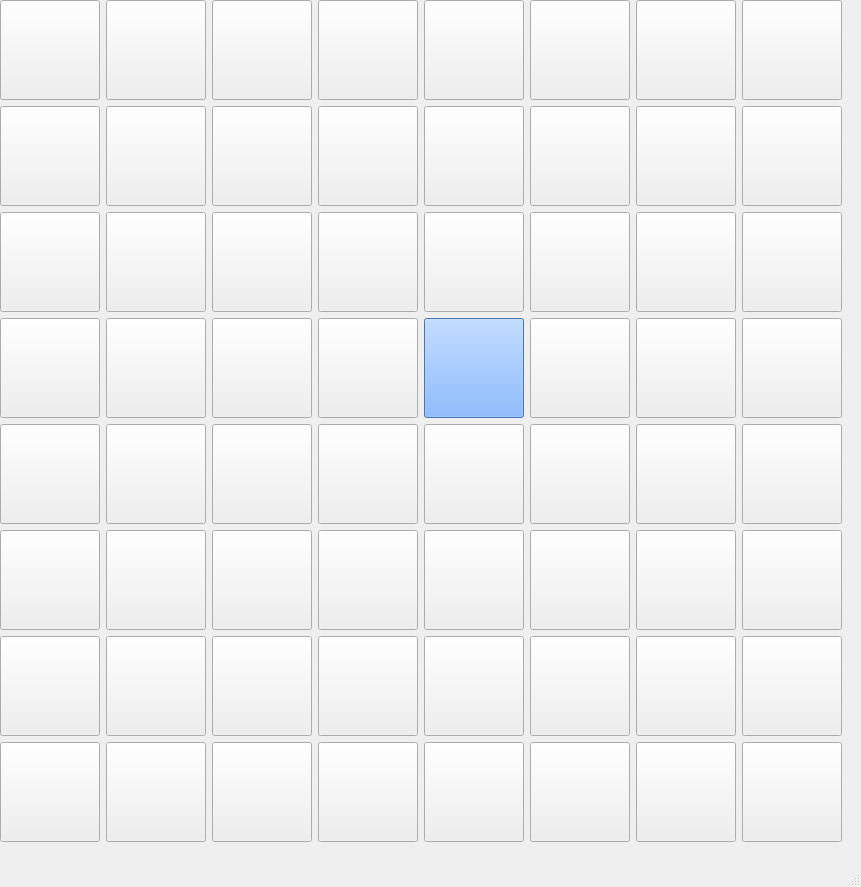
<?xml version="1.0" encoding="UTF-8"?>
<ui version="4.0">
 <class>MainWindow</class>
 <widget class="QMainWindow" name="MainWindow">
  <property name="geometry">
   <rect>
    <x>0</x>
    <y>0</y>
    <width>861</width>
    <height>887</height>
   </rect>
  </property>
  <property name="windowTitle">
   <string>MainWindow</string>
  </property>
  <widget class="QWidget" name="centralwidget">
   <widget class="QWidget" name="gridLayoutWidget">
    <property name="geometry">
     <rect>
      <x>0</x>
      <y>0</y>
      <width>844</width>
      <height>844</height>
     </rect>
    </property>
    <layout class="QGridLayout" name="gridLayout">
     <property name="sizeConstraint">
      <enum>QLayout::SetMinAndMaxSize</enum>
     </property>
     <item row="8" column="8">
      <widget class="QPushButton" name="pushButton_24">
       <property name="minimumSize">
        <size>
         <width>100</width>
         <height>100</height>
        </size>
       </property>
       <property name="maximumSize">
        <size>
         <width>100</width>
         <height>100</height>
        </size>
       </property>
       <property name="autoFillBackground">
        <bool>true</bool>
       </property>
       <property name="text">
        <string/>
       </property>
      </widget>
     </item>
     <item row="8" column="2">
      <widget class="QPushButton" name="pushButton_28">
       <property name="minimumSize">
        <size>
         <width>100</width>
         <height>100</height>
        </size>
       </property>
       <property name="maximumSize">
        <size>
         <width>100</width>
         <height>100</height>
        </size>
       </property>
       <property name="autoFillBackground">
        <bool>true</bool>
       </property>
       <property name="text">
        <string/>
       </property>
      </widget>
     </item>
     <item row="8" column="4">
      <widget class="QPushButton" name="pushButton_27">
       <property name="minimumSize">
        <size>
         <width>100</width>
         <height>100</height>
        </size>
       </property>
       <property name="maximumSize">
        <size>
         <width>100</width>
         <height>100</height>
        </size>
       </property>
       <property name="autoFillBackground">
        <bool>true</bool>
       </property>
       <property name="text">
        <string/>
       </property>
      </widget>
     </item>
     <item row="5" column="9">
      <widget class="QPushButton" name="pushButton_42">
       <property name="minimumSize">
        <size>
         <width>100</width>
         <height>100</height>
        </size>
       </property>
       <property name="maximumSize">
        <size>
         <width>100</width>
         <height>100</height>
        </size>
       </property>
       <property name="autoFillBackground">
        <bool>true</bool>
       </property>
       <property name="text">
        <string/>
       </property>
      </widget>
     </item>
     <item row="1" column="9">
      <widget class="QPushButton" name="pushButton_14">
       <property name="minimumSize">
        <size>
         <width>100</width>
         <height>100</height>
        </size>
       </property>
       <property name="maximumSize">
        <size>
         <width>100</width>
         <height>100</height>
        </size>
       </property>
       <property name="autoFillBackground">
        <bool>true</bool>
       </property>
       <property name="text">
        <string/>
       </property>
      </widget>
     </item>
     <item row="8" column="9">
      <widget class="QPushButton" name="pushButton_23">
       <property name="minimumSize">
        <size>
         <width>100</width>
         <height>100</height>
        </size>
       </property>
       <property name="maximumSize">
        <size>
         <width>100</width>
         <height>100</height>
        </size>
       </property>
       <property name="autoFillBackground">
        <bool>true</bool>
       </property>
       <property name="text">
        <string/>
       </property>
      </widget>
     </item>
     <item row="7" column="9">
      <widget class="QPushButton" name="pushButton_40">
       <property name="minimumSize">
        <size>
         <width>100</width>
         <height>100</height>
        </size>
       </property>
       <property name="maximumSize">
        <size>
         <width>100</width>
         <height>100</height>
        </size>
       </property>
       <property name="autoFillBackground">
        <bool>true</bool>
       </property>
       <property name="text">
        <string/>
       </property>
      </widget>
     </item>
     <item row="2" column="0">
      <widget class="QPushButton" name="pushButton_34">
       <property name="minimumSize">
        <size>
         <width>100</width>
         <height>100</height>
        </size>
       </property>
       <property name="maximumSize">
        <size>
         <width>100</width>
         <height>100</height>
        </size>
       </property>
       <property name="autoFillBackground">
        <bool>true</bool>
       </property>
       <property name="text">
        <string/>
       </property>
      </widget>
     </item>
     <item row="7" column="7">
      <widget class="QPushButton" name="pushButton_50">
       <property name="minimumSize">
        <size>
         <width>100</width>
         <height>100</height>
        </size>
       </property>
       <property name="maximumSize">
        <size>
         <width>100</width>
         <height>100</height>
        </size>
       </property>
       <property name="autoFillBackground">
        <bool>true</bool>
       </property>
       <property name="text">
        <string/>
       </property>
      </widget>
     </item>
     <item row="5" column="11">
      <widget class="QPushButton" name="pushButton_19">
       <property name="minimumSize">
        <size>
         <width>100</width>
         <height>100</height>
        </size>
       </property>
       <property name="maximumSize">
        <size>
         <width>100</width>
         <height>100</height>
        </size>
       </property>
       <property name="autoFillBackground">
        <bool>true</bool>
       </property>
       <property name="text">
        <string/>
       </property>
      </widget>
     </item>
     <item row="5" column="5">
      <widget class="QPushButton" name="pushButton_62">
       <property name="minimumSize">
        <size>
         <width>100</width>
         <height>100</height>
        </size>
       </property>
       <property name="maximumSize">
        <size>
         <width>100</width>
         <height>100</height>
        </size>
       </property>
       <property name="autoFillBackground">
        <bool>true</bool>
       </property>
       <property name="text">
        <string/>
       </property>
      </widget>
     </item>
     <item row="0" column="11">
      <widget class="QPushButton" name="pushButton_15">
       <property name="minimumSize">
        <size>
         <width>100</width>
         <height>100</height>
        </size>
       </property>
       <property name="maximumSize">
        <size>
         <width>100</width>
         <height>100</height>
        </size>
       </property>
       <property name="autoFillBackground">
        <bool>true</bool>
       </property>
       <property name="text">
        <string/>
       </property>
      </widget>
     </item>
     <item row="1" column="5">
      <widget class="QPushButton" name="pushButton_8">
       <property name="minimumSize">
        <size>
         <width>100</width>
         <height>100</height>
        </size>
       </property>
       <property name="maximumSize">
        <size>
         <width>100</width>
         <height>100</height>
        </size>
       </property>
       <property name="autoFillBackground">
        <bool>true</bool>
       </property>
       <property name="text">
        <string/>
       </property>
      </widget>
     </item>
     <item row="0" column="0">
      <widget class="QPushButton" name="pushButton">
       <property name="minimumSize">
        <size>
         <width>100</width>
         <height>100</height>
        </size>
       </property>
       <property name="maximumSize">
        <size>
         <width>100</width>
         <height>100</height>
        </size>
       </property>
       <property name="autoFillBackground">
        <bool>true</bool>
       </property>
       <property name="text">
        <string/>
       </property>
      </widget>
     </item>
     <item row="7" column="5">
      <widget class="QPushButton" name="pushButton_53">
       <property name="minimumSize">
        <size>
         <width>100</width>
         <height>100</height>
        </size>
       </property>
       <property name="maximumSize">
        <size>
         <width>100</width>
         <height>100</height>
        </size>
       </property>
       <property name="autoFillBackground">
        <bool>true</bool>
       </property>
       <property name="text">
        <string/>
       </property>
      </widget>
     </item>
     <item row="6" column="0">
      <widget class="QPushButton" name="pushButton_31">
       <property name="minimumSize">
        <size>
         <width>100</width>
         <height>100</height>
        </size>
       </property>
       <property name="maximumSize">
        <size>
         <width>100</width>
         <height>100</height>
        </size>
       </property>
       <property name="autoFillBackground">
        <bool>true</bool>
       </property>
       <property name="text">
        <string/>
       </property>
      </widget>
     </item>
     <item row="2" column="9">
      <widget class="QPushButton" name="pushButton_44">
       <property name="minimumSize">
        <size>
         <width>100</width>
         <height>100</height>
        </size>
       </property>
       <property name="maximumSize">
        <size>
         <width>100</width>
         <height>100</height>
        </size>
       </property>
       <property name="autoFillBackground">
        <bool>true</bool>
       </property>
       <property name="text">
        <string/>
       </property>
      </widget>
     </item>
     <item row="2" column="7">
      <widget class="QPushButton" name="pushButton_58">
       <property name="minimumSize">
        <size>
         <width>100</width>
         <height>100</height>
        </size>
       </property>
       <property name="maximumSize">
        <size>
         <width>100</width>
         <height>100</height>
        </size>
       </property>
       <property name="autoFillBackground">
        <bool>true</bool>
       </property>
       <property name="text">
        <string/>
       </property>
      </widget>
     </item>
     <item row="1" column="7">
      <widget class="QPushButton" name="pushButton_9">
       <property name="minimumSize">
        <size>
         <width>100</width>
         <height>100</height>
        </size>
       </property>
       <property name="maximumSize">
        <size>
         <width>100</width>
         <height>100</height>
        </size>
       </property>
       <property name="autoFillBackground">
        <bool>true</bool>
       </property>
       <property name="text">
        <string/>
       </property>
      </widget>
     </item>
     <item row="8" column="5">
      <widget class="QPushButton" name="pushButton_26">
       <property name="minimumSize">
        <size>
         <width>100</width>
         <height>100</height>
        </size>
       </property>
       <property name="maximumSize">
        <size>
         <width>100</width>
         <height>100</height>
        </size>
       </property>
       <property name="autoFillBackground">
        <bool>true</bool>
       </property>
       <property name="text">
        <string/>
       </property>
      </widget>
     </item>
     <item row="4" column="0">
      <widget class="QPushButton" name="pushButton_33">
       <property name="minimumSize">
        <size>
         <width>100</width>
         <height>100</height>
        </size>
       </property>
       <property name="maximumSize">
        <size>
         <width>100</width>
         <height>100</height>
        </size>
       </property>
       <property name="autoFillBackground">
        <bool>true</bool>
       </property>
       <property name="text">
        <string/>
       </property>
      </widget>
     </item>
     <item row="4" column="7">
      <widget class="QPushButton" name="pushButton_57">
       <property name="minimumSize">
        <size>
         <width>100</width>
         <height>100</height>
        </size>
       </property>
       <property name="maximumSize">
        <size>
         <width>100</width>
         <height>100</height>
        </size>
       </property>
       <property name="autoFillBackground">
        <bool>false</bool>
       </property>
       <property name="styleSheet">
        <string notr="true">background-color: rgb(101, 163, 255);</string>
       </property>
       <property name="text">
        <string/>
       </property>
      </widget>
     </item>
     <item row="1" column="11">
      <widget class="QPushButton" name="pushButton_16">
       <property name="minimumSize">
        <size>
         <width>100</width>
         <height>100</height>
        </size>
       </property>
       <property name="maximumSize">
        <size>
         <width>100</width>
         <height>100</height>
        </size>
       </property>
       <property name="autoFillBackground">
        <bool>true</bool>
       </property>
       <property name="text">
        <string/>
       </property>
      </widget>
     </item>
     <item row="2" column="11">
      <widget class="QPushButton" name="pushButton_17">
       <property name="minimumSize">
        <size>
         <width>100</width>
         <height>100</height>
        </size>
       </property>
       <property name="maximumSize">
        <size>
         <width>100</width>
         <height>100</height>
        </size>
       </property>
       <property name="autoFillBackground">
        <bool>true</bool>
       </property>
       <property name="text">
        <string/>
       </property>
      </widget>
     </item>
     <item row="4" column="2">
      <widget class="QPushButton" name="pushButton_38">
       <property name="minimumSize">
        <size>
         <width>100</width>
         <height>100</height>
        </size>
       </property>
       <property name="maximumSize">
        <size>
         <width>100</width>
         <height>100</height>
        </size>
       </property>
       <property name="autoFillBackground">
        <bool>true</bool>
       </property>
       <property name="text">
        <string/>
       </property>
      </widget>
     </item>
     <item row="0" column="5">
      <widget class="QPushButton" name="pushButton_7">
       <property name="minimumSize">
        <size>
         <width>100</width>
         <height>100</height>
        </size>
       </property>
       <property name="maximumSize">
        <size>
         <width>100</width>
         <height>100</height>
        </size>
       </property>
       <property name="autoFillBackground">
        <bool>true</bool>
       </property>
       <property name="text">
        <string/>
       </property>
      </widget>
     </item>
     <item row="1" column="2">
      <widget class="QPushButton" name="pushButton_3">
       <property name="minimumSize">
        <size>
         <width>100</width>
         <height>100</height>
        </size>
       </property>
       <property name="maximumSize">
        <size>
         <width>100</width>
         <height>100</height>
        </size>
       </property>
       <property name="autoFillBackground">
        <bool>true</bool>
       </property>
       <property name="text">
        <string/>
       </property>
      </widget>
     </item>
     <item row="7" column="4">
      <widget class="QPushButton" name="pushButton_54">
       <property name="minimumSize">
        <size>
         <width>100</width>
         <height>100</height>
        </size>
       </property>
       <property name="maximumSize">
        <size>
         <width>100</width>
         <height>100</height>
        </size>
       </property>
       <property name="autoFillBackground">
        <bool>true</bool>
       </property>
       <property name="text">
        <string/>
       </property>
      </widget>
     </item>
     <item row="4" column="5">
      <widget class="QPushButton" name="pushButton_61">
       <property name="minimumSize">
        <size>
         <width>100</width>
         <height>100</height>
        </size>
       </property>
       <property name="maximumSize">
        <size>
         <width>100</width>
         <height>100</height>
        </size>
       </property>
       <property name="autoFillBackground">
        <bool>true</bool>
       </property>
       <property name="text">
        <string/>
       </property>
      </widget>
     </item>
     <item row="0" column="7">
      <widget class="QPushButton" name="pushButton_10">
       <property name="minimumSize">
        <size>
         <width>100</width>
         <height>100</height>
        </size>
       </property>
       <property name="maximumSize">
        <size>
         <width>100</width>
         <height>100</height>
        </size>
       </property>
       <property name="autoFillBackground">
        <bool>true</bool>
       </property>
       <property name="text">
        <string/>
       </property>
      </widget>
     </item>
     <item row="8" column="7">
      <widget class="QPushButton" name="pushButton_25">
       <property name="minimumSize">
        <size>
         <width>100</width>
         <height>100</height>
        </size>
       </property>
       <property name="maximumSize">
        <size>
         <width>100</width>
         <height>100</height>
        </size>
       </property>
       <property name="autoFillBackground">
        <bool>true</bool>
       </property>
       <property name="text">
        <string/>
       </property>
      </widget>
     </item>
     <item row="7" column="8">
      <widget class="QPushButton" name="pushButton_49">
       <property name="minimumSize">
        <size>
         <width>100</width>
         <height>100</height>
        </size>
       </property>
       <property name="maximumSize">
        <size>
         <width>100</width>
         <height>100</height>
        </size>
       </property>
       <property name="autoFillBackground">
        <bool>true</bool>
       </property>
       <property name="text">
        <string/>
       </property>
      </widget>
     </item>
     <item row="1" column="0">
      <widget class="QPushButton" name="pushButton_4">
       <property name="minimumSize">
        <size>
         <width>100</width>
         <height>100</height>
        </size>
       </property>
       <property name="maximumSize">
        <size>
         <width>100</width>
         <height>100</height>
        </size>
       </property>
       <property name="autoFillBackground">
        <bool>true</bool>
       </property>
       <property name="text">
        <string/>
       </property>
      </widget>
     </item>
     <item row="2" column="4">
      <widget class="QPushButton" name="pushButton_60">
       <property name="minimumSize">
        <size>
         <width>100</width>
         <height>100</height>
        </size>
       </property>
       <property name="maximumSize">
        <size>
         <width>100</width>
         <height>100</height>
        </size>
       </property>
       <property name="autoFillBackground">
        <bool>true</bool>
       </property>
       <property name="text">
        <string/>
       </property>
      </widget>
     </item>
     <item row="6" column="7">
      <widget class="QPushButton" name="pushButton_51">
       <property name="minimumSize">
        <size>
         <width>100</width>
         <height>100</height>
        </size>
       </property>
       <property name="maximumSize">
        <size>
         <width>100</width>
         <height>100</height>
        </size>
       </property>
       <property name="autoFillBackground">
        <bool>true</bool>
       </property>
       <property name="text">
        <string/>
       </property>
      </widget>
     </item>
     <item row="0" column="2">
      <widget class="QPushButton" name="pushButton_2">
       <property name="minimumSize">
        <size>
         <width>100</width>
         <height>100</height>
        </size>
       </property>
       <property name="maximumSize">
        <size>
         <width>100</width>
         <height>100</height>
        </size>
       </property>
       <property name="autoFillBackground">
        <bool>true</bool>
       </property>
       <property name="text">
        <string/>
       </property>
      </widget>
     </item>
     <item row="5" column="0">
      <widget class="QPushButton" name="pushButton_32">
       <property name="minimumSize">
        <size>
         <width>100</width>
         <height>100</height>
        </size>
       </property>
       <property name="maximumSize">
        <size>
         <width>100</width>
         <height>100</height>
        </size>
       </property>
       <property name="autoFillBackground">
        <bool>true</bool>
       </property>
       <property name="text">
        <string/>
       </property>
      </widget>
     </item>
     <item row="8" column="0">
      <widget class="QPushButton" name="pushButton_29">
       <property name="minimumSize">
        <size>
         <width>100</width>
         <height>100</height>
        </size>
       </property>
       <property name="maximumSize">
        <size>
         <width>100</width>
         <height>100</height>
        </size>
       </property>
       <property name="autoFillBackground">
        <bool>true</bool>
       </property>
       <property name="text">
        <string/>
       </property>
      </widget>
     </item>
     <item row="4" column="9">
      <widget class="QPushButton" name="pushButton_43">
       <property name="minimumSize">
        <size>
         <width>100</width>
         <height>100</height>
        </size>
       </property>
       <property name="maximumSize">
        <size>
         <width>100</width>
         <height>100</height>
        </size>
       </property>
       <property name="autoFillBackground">
        <bool>true</bool>
       </property>
       <property name="text">
        <string/>
       </property>
      </widget>
     </item>
     <item row="7" column="11">
      <widget class="QPushButton" name="pushButton_21">
       <property name="minimumSize">
        <size>
         <width>100</width>
         <height>100</height>
        </size>
       </property>
       <property name="maximumSize">
        <size>
         <width>100</width>
         <height>100</height>
        </size>
       </property>
       <property name="autoFillBackground">
        <bool>true</bool>
       </property>
       <property name="text">
        <string/>
       </property>
      </widget>
     </item>
     <item row="6" column="8">
      <widget class="QPushButton" name="pushButton_48">
       <property name="minimumSize">
        <size>
         <width>100</width>
         <height>100</height>
        </size>
       </property>
       <property name="maximumSize">
        <size>
         <width>100</width>
         <height>100</height>
        </size>
       </property>
       <property name="autoFillBackground">
        <bool>true</bool>
       </property>
       <property name="text">
        <string/>
       </property>
      </widget>
     </item>
     <item row="7" column="0">
      <widget class="QPushButton" name="pushButton_30">
       <property name="minimumSize">
        <size>
         <width>100</width>
         <height>100</height>
        </size>
       </property>
       <property name="maximumSize">
        <size>
         <width>100</width>
         <height>100</height>
        </size>
       </property>
       <property name="autoFillBackground">
        <bool>true</bool>
       </property>
       <property name="text">
        <string/>
       </property>
      </widget>
     </item>
     <item row="5" column="7">
      <widget class="QPushButton" name="pushButton_56">
       <property name="minimumSize">
        <size>
         <width>100</width>
         <height>100</height>
        </size>
       </property>
       <property name="maximumSize">
        <size>
         <width>100</width>
         <height>100</height>
        </size>
       </property>
       <property name="autoFillBackground">
        <bool>true</bool>
       </property>
       <property name="text">
        <string/>
       </property>
      </widget>
     </item>
     <item row="1" column="4">
      <widget class="QPushButton" name="pushButton_5">
       <property name="minimumSize">
        <size>
         <width>100</width>
         <height>100</height>
        </size>
       </property>
       <property name="maximumSize">
        <size>
         <width>100</width>
         <height>100</height>
        </size>
       </property>
       <property name="autoFillBackground">
        <bool>true</bool>
       </property>
       <property name="text">
        <string/>
       </property>
      </widget>
     </item>
     <item row="5" column="4">
      <widget class="QPushButton" name="pushButton_64">
       <property name="minimumSize">
        <size>
         <width>100</width>
         <height>100</height>
        </size>
       </property>
       <property name="maximumSize">
        <size>
         <width>100</width>
         <height>100</height>
        </size>
       </property>
       <property name="autoFillBackground">
        <bool>true</bool>
       </property>
       <property name="text">
        <string/>
       </property>
      </widget>
     </item>
     <item row="5" column="8">
      <widget class="QPushButton" name="pushButton_47">
       <property name="minimumSize">
        <size>
         <width>100</width>
         <height>100</height>
        </size>
       </property>
       <property name="maximumSize">
        <size>
         <width>100</width>
         <height>100</height>
        </size>
       </property>
       <property name="autoFillBackground">
        <bool>true</bool>
       </property>
       <property name="text">
        <string/>
       </property>
      </widget>
     </item>
     <item row="0" column="4">
      <widget class="QPushButton" name="pushButton_6">
       <property name="minimumSize">
        <size>
         <width>100</width>
         <height>100</height>
        </size>
       </property>
       <property name="maximumSize">
        <size>
         <width>100</width>
         <height>100</height>
        </size>
       </property>
       <property name="autoFillBackground">
        <bool>true</bool>
       </property>
       <property name="text">
        <string/>
       </property>
      </widget>
     </item>
     <item row="8" column="11">
      <widget class="QPushButton" name="pushButton_22">
       <property name="minimumSize">
        <size>
         <width>100</width>
         <height>100</height>
        </size>
       </property>
       <property name="maximumSize">
        <size>
         <width>100</width>
         <height>100</height>
        </size>
       </property>
       <property name="autoFillBackground">
        <bool>true</bool>
       </property>
       <property name="text">
        <string/>
       </property>
      </widget>
     </item>
     <item row="1" column="8">
      <widget class="QPushButton" name="pushButton_12">
       <property name="minimumSize">
        <size>
         <width>100</width>
         <height>100</height>
        </size>
       </property>
       <property name="maximumSize">
        <size>
         <width>100</width>
         <height>100</height>
        </size>
       </property>
       <property name="autoFillBackground">
        <bool>true</bool>
       </property>
       <property name="text">
        <string/>
       </property>
      </widget>
     </item>
     <item row="2" column="8">
      <widget class="QPushButton" name="pushButton_45">
       <property name="minimumSize">
        <size>
         <width>100</width>
         <height>100</height>
        </size>
       </property>
       <property name="maximumSize">
        <size>
         <width>100</width>
         <height>100</height>
        </size>
       </property>
       <property name="autoFillBackground">
        <bool>true</bool>
       </property>
       <property name="text">
        <string/>
       </property>
      </widget>
     </item>
     <item row="4" column="4">
      <widget class="QPushButton" name="pushButton_63">
       <property name="minimumSize">
        <size>
         <width>100</width>
         <height>100</height>
        </size>
       </property>
       <property name="maximumSize">
        <size>
         <width>100</width>
         <height>100</height>
        </size>
       </property>
       <property name="autoFillBackground">
        <bool>true</bool>
       </property>
       <property name="text">
        <string/>
       </property>
      </widget>
     </item>
     <item row="4" column="11">
      <widget class="QPushButton" name="pushButton_18">
       <property name="minimumSize">
        <size>
         <width>100</width>
         <height>100</height>
        </size>
       </property>
       <property name="maximumSize">
        <size>
         <width>100</width>
         <height>100</height>
        </size>
       </property>
       <property name="autoFillBackground">
        <bool>true</bool>
       </property>
       <property name="text">
        <string/>
       </property>
      </widget>
     </item>
     <item row="5" column="2">
      <widget class="QPushButton" name="pushButton_37">
       <property name="minimumSize">
        <size>
         <width>100</width>
         <height>100</height>
        </size>
       </property>
       <property name="maximumSize">
        <size>
         <width>100</width>
         <height>100</height>
        </size>
       </property>
       <property name="autoFillBackground">
        <bool>true</bool>
       </property>
       <property name="text">
        <string/>
       </property>
      </widget>
     </item>
     <item row="0" column="8">
      <widget class="QPushButton" name="pushButton_11">
       <property name="minimumSize">
        <size>
         <width>100</width>
         <height>100</height>
        </size>
       </property>
       <property name="maximumSize">
        <size>
         <width>100</width>
         <height>100</height>
        </size>
       </property>
       <property name="autoFillBackground">
        <bool>true</bool>
       </property>
       <property name="text">
        <string/>
       </property>
      </widget>
     </item>
     <item row="4" column="8">
      <widget class="QPushButton" name="pushButton_46">
       <property name="minimumSize">
        <size>
         <width>100</width>
         <height>100</height>
        </size>
       </property>
       <property name="maximumSize">
        <size>
         <width>100</width>
         <height>100</height>
        </size>
       </property>
       <property name="autoFillBackground">
        <bool>true</bool>
       </property>
       <property name="text">
        <string/>
       </property>
      </widget>
     </item>
     <item row="2" column="2">
      <widget class="QPushButton" name="pushButton_39">
       <property name="minimumSize">
        <size>
         <width>100</width>
         <height>100</height>
        </size>
       </property>
       <property name="maximumSize">
        <size>
         <width>100</width>
         <height>100</height>
        </size>
       </property>
       <property name="autoFillBackground">
        <bool>true</bool>
       </property>
       <property name="text">
        <string/>
       </property>
      </widget>
     </item>
     <item row="7" column="2">
      <widget class="QPushButton" name="pushButton_35">
       <property name="minimumSize">
        <size>
         <width>100</width>
         <height>100</height>
        </size>
       </property>
       <property name="maximumSize">
        <size>
         <width>100</width>
         <height>100</height>
        </size>
       </property>
       <property name="autoFillBackground">
        <bool>true</bool>
       </property>
       <property name="text">
        <string/>
       </property>
      </widget>
     </item>
     <item row="0" column="9">
      <widget class="QPushButton" name="pushButton_13">
       <property name="minimumSize">
        <size>
         <width>100</width>
         <height>100</height>
        </size>
       </property>
       <property name="maximumSize">
        <size>
         <width>100</width>
         <height>100</height>
        </size>
       </property>
       <property name="autoFillBackground">
        <bool>true</bool>
       </property>
       <property name="text">
        <string/>
       </property>
      </widget>
     </item>
     <item row="6" column="11">
      <widget class="QPushButton" name="pushButton_20">
       <property name="minimumSize">
        <size>
         <width>100</width>
         <height>100</height>
        </size>
       </property>
       <property name="maximumSize">
        <size>
         <width>100</width>
         <height>100</height>
        </size>
       </property>
       <property name="autoFillBackground">
        <bool>true</bool>
       </property>
       <property name="text">
        <string/>
       </property>
      </widget>
     </item>
     <item row="6" column="4">
      <widget class="QPushButton" name="pushButton_55">
       <property name="minimumSize">
        <size>
         <width>100</width>
         <height>100</height>
        </size>
       </property>
       <property name="maximumSize">
        <size>
         <width>100</width>
         <height>100</height>
        </size>
       </property>
       <property name="autoFillBackground">
        <bool>true</bool>
       </property>
       <property name="text">
        <string/>
       </property>
      </widget>
     </item>
     <item row="6" column="9">
      <widget class="QPushButton" name="pushButton_41">
       <property name="minimumSize">
        <size>
         <width>100</width>
         <height>100</height>
        </size>
       </property>
       <property name="maximumSize">
        <size>
         <width>100</width>
         <height>100</height>
        </size>
       </property>
       <property name="autoFillBackground">
        <bool>true</bool>
       </property>
       <property name="text">
        <string/>
       </property>
      </widget>
     </item>
     <item row="6" column="5">
      <widget class="QPushButton" name="pushButton_52">
       <property name="minimumSize">
        <size>
         <width>100</width>
         <height>100</height>
        </size>
       </property>
       <property name="maximumSize">
        <size>
         <width>100</width>
         <height>100</height>
        </size>
       </property>
       <property name="autoFillBackground">
        <bool>true</bool>
       </property>
       <property name="text">
        <string/>
       </property>
      </widget>
     </item>
     <item row="6" column="2">
      <widget class="QPushButton" name="pushButton_36">
       <property name="minimumSize">
        <size>
         <width>100</width>
         <height>100</height>
        </size>
       </property>
       <property name="maximumSize">
        <size>
         <width>100</width>
         <height>100</height>
        </size>
       </property>
       <property name="autoFillBackground">
        <bool>true</bool>
       </property>
       <property name="text">
        <string/>
       </property>
      </widget>
     </item>
     <item row="2" column="5">
      <widget class="QPushButton" name="pushButton_59">
       <property name="minimumSize">
        <size>
         <width>100</width>
         <height>100</height>
        </size>
       </property>
       <property name="maximumSize">
        <size>
         <width>100</width>
         <height>100</height>
        </size>
       </property>
       <property name="autoFillBackground">
        <bool>true</bool>
       </property>
       <property name="text">
        <string/>
       </property>
      </widget>
     </item>
    </layout>
   </widget>
  </widget>
  <widget class="QMenuBar" name="menubar">
   <property name="geometry">
    <rect>
     <x>0</x>
     <y>0</y>
     <width>861</width>
     <height>22</height>
    </rect>
   </property>
  </widget>
  <widget class="QStatusBar" name="statusbar"/>
 </widget>
 <resources/>
 <connections/>
</ui>
